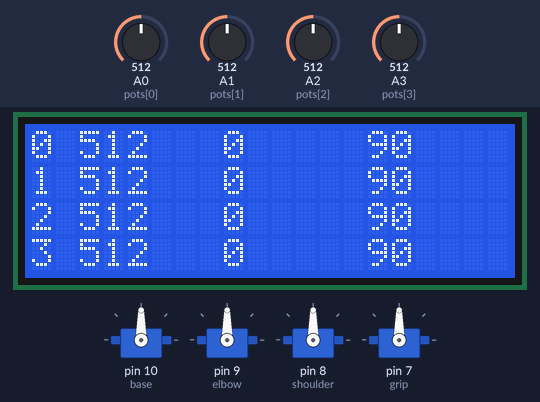
Recording of a sketch running on a simulated Arduino Uno, built with avr-gcc and run on an emulated ATmega328P. On the bench: 20×4 character LCD, 4 × servo. Inputs (shaded band) come from the test bench; at power-on: A0 (pots[0]) = 512, A1 (pots[1]) = 512, A2 (pots[2]) = 512, A3 (pots[3]) = 512.

Above: at 1.2 s.
1.3 s: A0 (pots[0]) set to 320
At 1.8 s:
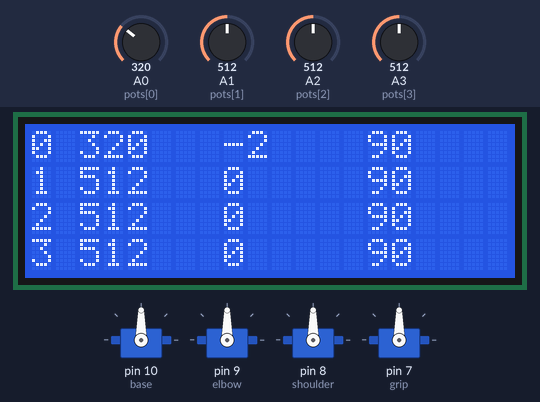
2.8 s: A0 (pots[0]) set to 288
At 5.1 s:
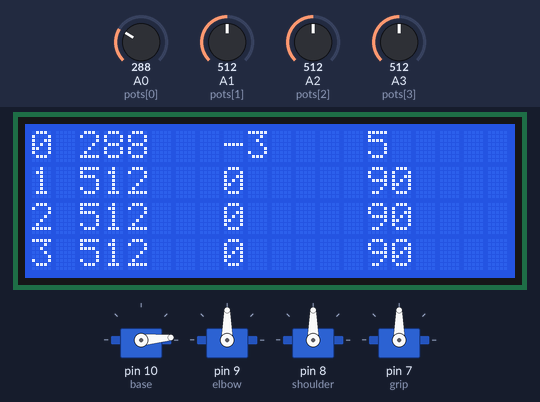
5.8 s: A1 (pots[1]) set to 319
At 6.1 s:
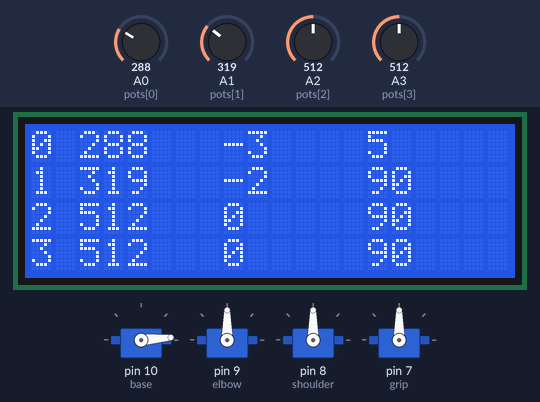
7.3 s: A1 (pots[1]) set to 293
At 9.9 s:
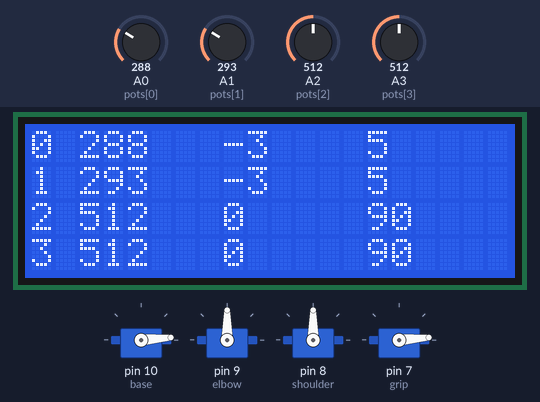
10.3 s: A2 (pots[2]) set to 317
At 10.7 s:
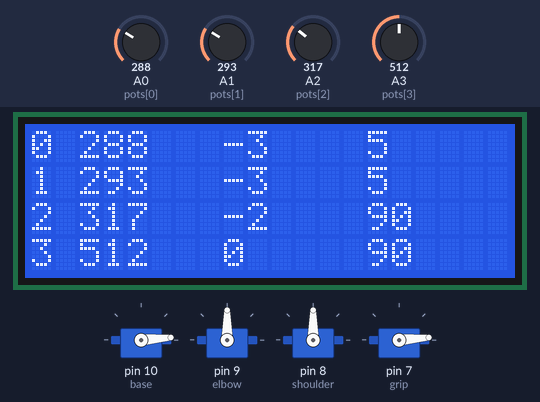
11.8 s: A2 (pots[2]) set to 288
At 14.3 s:
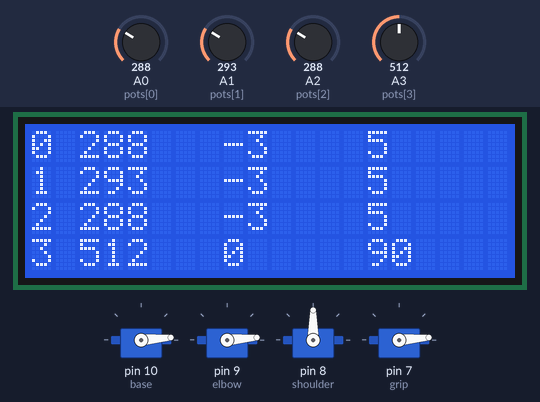
Timing chart, 0 to 15.8 s (numbered marks = the images above; inputs shaded):
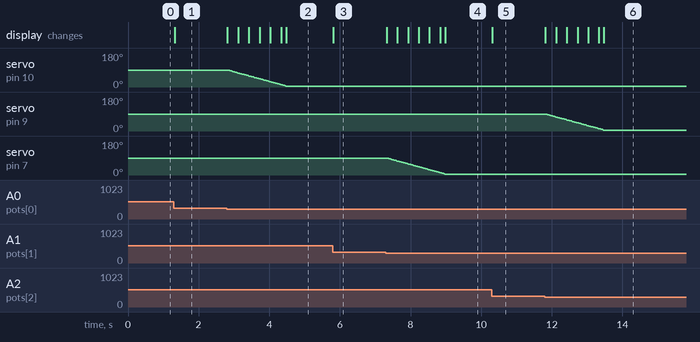

The sketch:

LCD-Joysticks.ino
```cpp
#include <Servo.h>
#include <LiquidCrystal.h>

const int lr1 = A0;   // Joystick 1 Left-Right
const int ud1 = A1;   // Joystick 1 Up-Down
const int lr2 = A2;   // Joystick 1 Left-Right
const int ud2 = A3;   // Joystick 1 Up-Down

const int centre1 = 6; // Pin 6 centres

LiquidCrystal lcd(12, 11, 5, 4, 3, 2);

int pots[] = { A0, A1, A2, A3 };
int poss[] = { 90, 90, 90, 90 };

Servo base, shoulder, elbow, grip;

void setup() {
  // put your setup code here, to run once:

  lcd.begin(20, 4);

  base.attach(10);
  elbow.attach(9);
  shoulder.attach(8);
  grip.attach(7);
}

void loop() {
  for(int i = 0; i < 4; ++i)
  {
    int reading = analogRead(pots[i]);
    int value   = map(reading, 0, 1023, -5, 5);

    lcd.setCursor(0, i);
    lcd.print(i);

    lcd.setCursor(2, i);
    lcd.print(reading);
    lcd.write(' ');

    lcd.setCursor(8, i);
    lcd.print(value);
    lcd.write(' ');

    lcd.setCursor(14, i);
    lcd.print(poss[i]);
    lcd.write(' ');

    if(value < -2)
    {
      poss[i] -= (value == -5) ? 2 : 1;
      if(poss[i] < 5)
        poss[i] = 5;
    }

    if(value > 2)
    {
      poss[i] += (value == 5) ? 2 : 1;

      if(poss[i] > 175)
        poss[i] = 175;
    }

//    if(digitalRead(centre1) == 1)
//      poss[i] = 90;
  }

  base.write(poss[0]);
  grip.write(poss[1]);
  elbow.write(poss[2])
  ;
  shoulder.write(poss[3]);
  delay(10);
}
```

Measured:
- the behaviour switches between 307 and 306 on A0 (pots[0]) (found by bisection; images 1 and 2)
- the behaviour switches between 307 and 306 on A1 (pots[1]) (found by bisection; images 3 and 4)
- the behaviour switches between 307 and 306 on A2 (pots[2]) (found by bisection; images 5 and 6)
- after the input at 1.3 s, the display: changes at once (image 1)
- after the input at 2.8 s, servo on pin 10 (base): moves from 90° to 5° over 1.7 s, starting at once; the display: first changes at once (image 2 shows a later state)
- after the input at 5.8 s, the display: changes at once (image 3)
- after the input at 7.3 s, servo on pin 7 (grip): moves from 90° to 5° over 1.6 s, starting at once; the display: first changes at once (image 4 shows a later state)
- after the input at 10.3 s, the display: changes at once (image 5)
- after the input at 11.8 s, servo on pin 9 (elbow): moves from 90° to 5° over 1.6 s, starting at once; the display: first changes at once (image 6 shows a later state)
